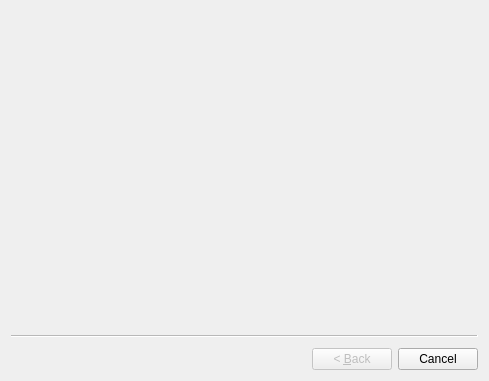
<?xml version="1.0" encoding="UTF-8"?>
<ui version="4.0">
 <class>editWizard</class>
 <widget class="QWizard" name="editWizard">
  <property name="geometry">
   <rect>
    <x>0</x>
    <y>0</y>
    <width>489</width>
    <height>381</height>
   </rect>
  </property>
  <property name="windowTitle">
   <string>Wizard</string>
  </property>
 </widget>
 <resources/>
 <connections/>
</ui>
